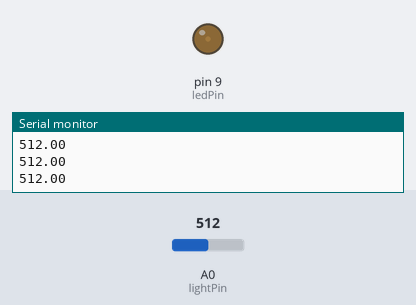
The sketch below on a simulated Arduino Uno, built with avr-gcc and run on an emulated ATmega328P. Parts: output pins drawn as LEDs (lit = HIGH), the last lines printed to the serial monitor. Inputs (shaded band) come from the test bench; at power-on: A0 (lightPin) = 512.

Above: at 1.2 s.
1.3 s: A0 (lightPin) set to 122
At 2.5 s:
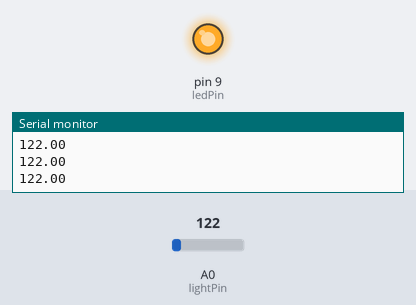
2.8 s: A0 (lightPin) set to 147
4.3 s: A0 (lightPin) set to 176
At 4.7 s:
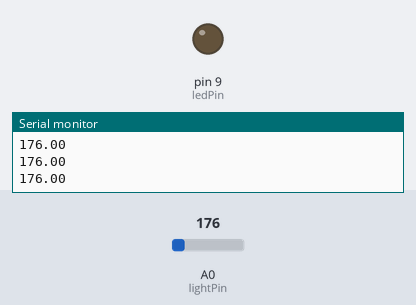
5.8 s: A0 (lightPin) set to 0
At 7.2 s:
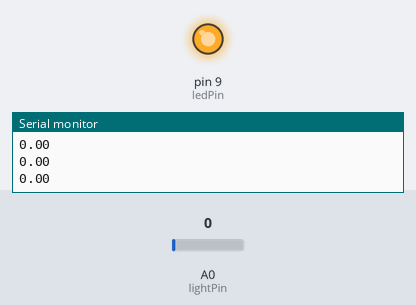
Timing chart, 0 to 8.3 s (numbered marks = the images above; inputs shaded):
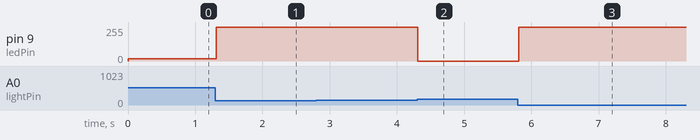

The sketch:

lightReactiveLED.ino
```cpp
int lightPin=A0;
int ledPin=9;
float lightVal;
int pwr;

void setup() {
  // put your setup code here, to run once:
  pinMode(lightPin,INPUT);
  pinMode(ledPin,OUTPUT);
  Serial.begin(9600);
}

void loop() {
  // put your main code here, to run repeatedly:
  lightVal = analogRead(lightPin);
  Serial.println(lightVal);
  pwr = (50./1023.) * lightVal - 9;
  analogWrite(ledPin,pwr);
}
```

Measured:
- the behaviour switches between 163 and 164 on A0 (lightPin) (found by bisection; images 1 and 2)
- after the input at 1.3 s, pin 9 (ledPin): 16/255 → 255/255 at once
- after the input at 4.3 s, pin 9 (ledPin): 255/255 → 0/255 at once
- after the input at 5.8 s, pin 9 (ledPin): 0/255 → 255/255 at once
